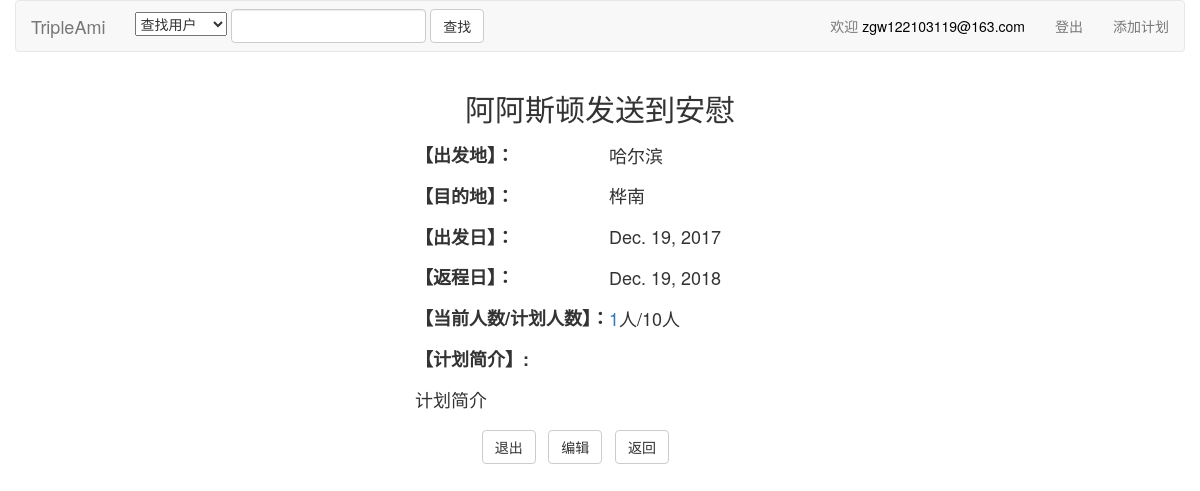
The page /showPlan/21/ (signed in) on the database its author committed.
### myweb/models.py (models this page shows)
class Plan(models.Model):
    title = models.CharField(max_length=255)
    description = models.TextField()
    starting = models.CharField(max_length=100)
    destination = models.CharField(max_length=100)
    total_person = models.IntegerField()
    start_time = models.DateField()
    end_time = models.DateField()
    create_time = models.DateField(auto_now=True)
    class Meta:
        ordering = ['-create_time', 'start_time', 'end_time']

### myweb/views.py (the view, shortened to what this page needs)
# urls.py: url(r'^showPlan/(?P<ID>\d+)/$', views.showPlan),
@login_required
def showPlan(request, ID):
    username = request.session.get('username', '')
    userid = request.session.get('userid', '')
    user = User.objects.get(username=username)
    userprofile = UserProfile.objects.get(user=user)
    plan = Plan.objects.get(id=ID)
    team = Team.objects.get(plan=plan)
    travelers = team.participant
    mastername = team.master.user.username
    if mastername==username or userprofile in team.participant.all():
        disable = True
    else:
        disable = False
    if mastername==username:
        is_master = True
    else:
        is_master = False
    current_person = travelers.count() + 1
    status = ''
    content = {"username":username, "userid":userid, "plan":plan, \
            "current_person":current_person, "disable":disable, \
            "status":status, "is_master":is_master}
    return render(request, "plan.html", content)

### myweb/templates/plan.html (shortened to what this page needs)
{% extends "base.html" %}
{% load birthday_to_age %}
{% block content2 %}
<div class="container-fluid">
    <div class="row">
        <div class="col-md-4">
        </div>
        <div class="col-md-4">
            <h2 class="text-center">
                {{plan.title}}
            </h2>
            <p>
                <table>
                    <tr>
                        <td><h4><strong>【出发地】：</strong></h4></td>
                        <td><h4>{{plan.starting}}</h4></td>
                    </tr>
                    <tr>
                        <td><h4><strong>【目的地】：</strong></h4></td>
                        <td><h4>{{plan.destination}}</h4></td>
                    </tr>
                    <tr>
                        <td><h4><strong>【出发日】：</strong></h4></td>
                        <td><h4>{{plan.start_time}}</h4></td>
                    </tr>
                    <tr>
                        <td><h4><strong>【返程日】：</strong></h4></td>
                        <td><h4>{{plan.end_time}}</h4></td>
                    </tr>
                    <tr>
                        <td><h4><strong>【当前人数/计划人数】：</strong></h4></td>
                        <td><h4><a href="/showTeam/{{plan.id}}">{{current_person}}</a>人/{{plan.total_person}}人</h4></td>
                    </tr>
                    <tr>
                        <td><h4><strong>【计划简介】:</strong></h4></td>
                    </tr>
                    <tr><td><h4>{{plan.description}}</h4></td></tr>
                </table>
            </p>
            <div class="row">
                <div class="col-md-2"></div>
                <div class="col-md-2">
                    {% if disable  or status == 'success' %}
                        <form role="form" method="post">
                            <button class="btn btn-default" type="submit" name="exit">
                                退出
                            </button>
                        </form>
                    {% endif %}
                </div>
                <div class="col-md-2">
                    {% if is_master %}
                        <form role="form" method="post">
                            <button class="btn btn-default" type="submit" name="edit">
                                编辑
                            </button>
                        </form>
                    {% endif %}
                </div>
                <div class="col-md-2">
                    <button class="btn btn-default" type="button" onclick="javascript:history.back(-1)">
                        返回
                    </button>
                </div>
                <div class="col-md-2"></div>
            </div>
        </div>
        <div class="col-md-4">
        </div>
    </div>
</div>
{% endblock content2 %}

### rows shown on the page
Plan: title "阿阿斯顿发送到安慰", starting "哈尔滨", destination "桦南", start_time "Dec. 19, 2017", end_time "Dec. 19, 2018", total_person "10", description "计划简介"

### other values the page prints
{{ username }} "zgw122103119@163.com"
{{ current_person }} "1"
